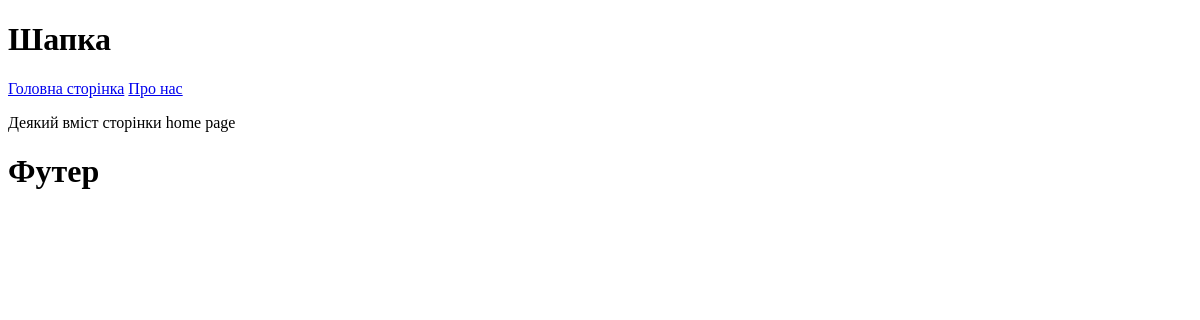
Before: / with the older database file.
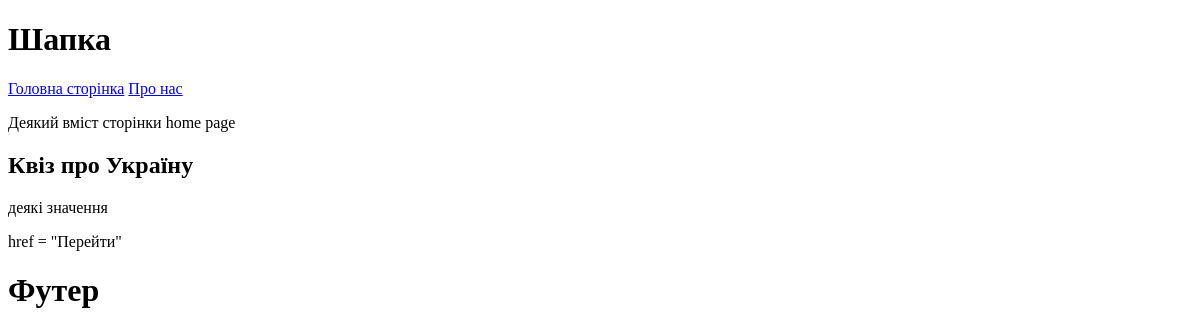
After: the same page with the newer database file.
### tables this page shows
CREATE TABLE Quiz (
            id INT PRIMARY KEY,
            title VARCHAR(255),
            description TEXT
        );

### RunServer.py (the view)
@app.route("/")
def index():
    db_manager = DBmanager(db_name)
    quizzes = db_manager.get_quizzes()
    return render_template("index.html", quizzes=quizzes)

### DBManager.py (called while the page is built)
    def get_quizzes(self):
        cursor = self.connection.cursor()
        cursor.execute("SELECT * FROM Quiz")
        res = cursor.fetchall()
        cursor.close()
        return res

### templates/index.html
{% extends "base.html" %}
{% block content %}
<p>Деякий вміст сторінки home page</p>
{%for quiz in quizzes%}
    <h2>{{quiz[1]}}</h2>
    <p>{{quiz[2]}}</p>
    <a> href = "Перейти"</a>
{%endfor%}
{% endblock %}

### templates/base.html (shortened to what this page needs)
<!DOCTYPE html>
<html lang="en">
<head>
    <link rel = "stylesheet" href = "{{ url_for('static', filename = 'style.css')}}">
</head>
<body>
<h1>Шапка</h1>
<nav>
    <a href="/">Головна сторінка</a>
    <a href="/about_us">Про нас</a>
</nav>
{% block content %} {% endblock %}
<h1>Футер</h1>
</body>
</html>

### static/style.css (style rules this page uses)
body { background: white; }

Changed rows visible on the page:
added Quiz: title "Квіз про Україну", description "деякі значення"
